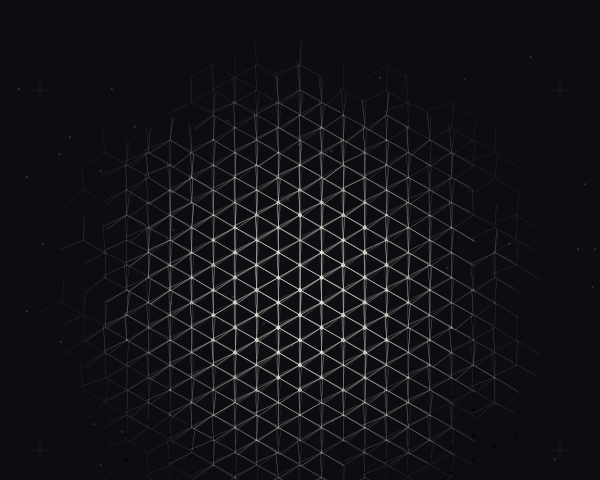

The script that drew this image:
import cairo
import math
import random

# Setup
width, height = 600, 480
surface = cairo.ImageSurface(cairo.FORMAT_ARGB32, width, height)
ctx = cairo.Context(surface)

# Palette: Obsidian and Bone
COLOR_BG = (0.05, 0.05, 0.07)    # Deep Obsidian
COLOR_LINE = (0.95, 0.92, 0.88)  # Aged Bone
COLOR_SHADOW = (0.02, 0.02, 0.03)

# Background
ctx.set_source_rgb(*COLOR_BG)
ctx.paint()

def iso_projection(x, y, z):
    """Converts 3D coordinates to Isometric 2D coordinates."""
    # Standard isometric angles: 30 degrees
    angle = math.radians(30)
    curr_x = (x - y) * math.cos(angle)
    curr_y = (x + y) * math.sin(angle) - z
    return curr_x, curr_y

def draw_lattice_node(ctx, x, y, z, size, alpha=1.0):
    """Draws a small diamond/rhombus representing a lattice node."""
    px, py = iso_projection(x, y, z)
    ctx.save()
    ctx.translate(px, py)
    
    # Draw a small isometric octahedron/diamond
    ctx.move_to(0, -size)
    ctx.line_to(size * 0.8, 0)
    ctx.line_to(0, size)
    ctx.line_to(-size * 0.8, 0)
    ctx.close_path()
    
    ctx.set_source_rgba(COLOR_LINE[0], COLOR_LINE[1], COLOR_LINE[2], alpha)
    ctx.set_line_width(0.5)
    ctx.stroke()
    ctx.restore()

# Parameters
grid_size = 12
spacing = 25
center_offset = (grid_size - 1) * spacing / 2
max_dist = math.sqrt(3 * (center_offset**2))

ctx.translate(width / 2, height / 2 + 50)

# 1. SHADOW LAYER (Ground Projection)
ctx.set_source_rgba(0, 0, 0, 0.3)
for i in range(grid_size):
    for j in range(grid_size):
        for k in range(grid_size):
            # Central Attractor Logic
            dx, dy, dz = i * spacing - center_offset, j * spacing - center_offset, k * spacing - center_offset
            dist = math.sqrt(dx*dx + dy*dy + dz*dz)
            
            # Stochastic dispersion: only draw if within certain probability/radius
            influence = 1.0 - (dist / max_dist)
            if random.random() > influence * 1.5:
                continue

            # Project shadow onto ground plane (z = 0, but offset)
            sh_x, sh_y = iso_projection(dx, dy, -center_offset - 20)
            ctx.arc(sh_x, sh_y, 1.2, 0, 2 * math.pi)
            ctx.fill()

# 2. CRYSTAL LATTICE CONNECTIONS (The "Information Topography")
ctx.set_line_width(0.4)

for i in range(grid_size):
    for j in range(grid_size):
        for k in range(grid_size):
            x, y, z = i * spacing - center_offset, j * spacing - center_offset, k * spacing - center_offset
            dist = math.sqrt(x*x + y*y + z*z)
            influence = 1.0 - (dist / max_dist)
            
            # Only draw structural elements based on centripetal tension
            if random.random() > influence * 1.8:
                continue

            px, py = iso_projection(x, y, z)
            
            # Connect to neighbors (right, forward, up) to form the grid
            neighbors = [(spacing, 0, 0), (0, spacing, 0), (0, 0, spacing)]
            
            for nx, ny, nz in neighbors:
                # Add a bit of jitter for "glitch" aesthetic
                jitter = (random.uniform(-1, 1) * (1 - influence) * 5)
                
                npx, npy = iso_projection(x + nx, y + ny, z + nz)
                
                # Check if neighbor exists within logic
                n_dist = math.sqrt((x+nx)**2 + (y+ny)**2 + (z+nz)**2)
                if n_dist < max_dist * 0.9:
                    ctx.move_to(px, py)
                    ctx.line_to(npx + jitter, npy + jitter)
                    
                    # Gradient effect through alpha
                    ctx.set_source_rgba(COLOR_LINE[0], COLOR_LINE[1], COLOR_LINE[2], influence * 0.6)
                    ctx.stroke()

# 3. NODES AND HIGH-FREQUENCY DETAILS
for i in range(grid_size):
    for j in range(grid_size):
        for k in range(grid_size):
            x, y, z = i * spacing - center_offset, j * spacing - center_offset, k * spacing - center_offset
            dist = math.sqrt(x*x + y*y + z*z)
            influence = 1.0 - (dist / max_dist)
            
            if influence > 0.6 and random.random() > 0.3:
                # Core density
                draw_lattice_node(ctx, x, y, z, size=2, alpha=influence)
            elif influence > 0.3 and random.random() > 0.8:
                # Sparse periphery
                draw_lattice_node(ctx, x, y, z, size=1, alpha=influence * 0.5)

# 4. OVERLAY: TECHNICAL MEASUREMENT LINES (Brutalist Elements)
ctx.set_source_rgba(COLOR_LINE[0], COLOR_LINE[1], COLOR_LINE[2], 0.15)
ctx.set_line_width(0.3)

# Vertical axis marker
ctx.move_to(0, -height/2)
ctx.line_to(0, height/2)
ctx.stroke()

# Crosshair markers at corners
def draw_crosshair(cx, cy, sz):
    ctx.move_to(cx - sz, cy); ctx.line_to(cx + sz, cy)
    ctx.move_to(cx, cy - sz); ctx.line_to(cx, cy + sz)
    ctx.stroke()

draw_crosshair(-width/2 + 40, -height/2 + 40, 10)
draw_crosshair(width/2 - 40, -height/2 + 40, 10)
draw_crosshair(-width/2 + 40, height/2 - 80, 10)
draw_crosshair(width/2 - 40, height/2 - 80, 10)

# Data bits (randomly placed small rects)
for _ in range(40):
    rx = random.uniform(-width/2, width/2)
    ry = random.uniform(-height/2, height/2)
    ctx.rectangle(rx, ry, 2, 2)
    ctx.fill()

# Final Polish: Focal glow
# Create a subtle radial overlay to focus the center
gradient = cairo.RadialGradient(0, 0, 50, 0, 0, 350)
gradient.add_color_stop_rgba(0, 1, 1, 1, 0.05)
gradient.add_color_stop_rgba(1, 0, 0, 0, 0)
ctx.set_source(gradient)
ctx.mask(gradient)
